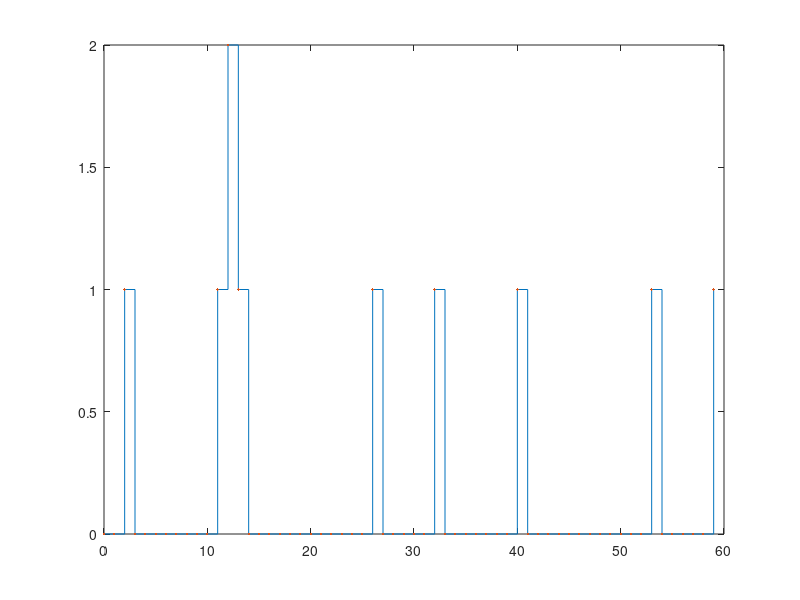

The MATLAB source for this figure:
%regenmeth.m
clear all, p=0.25;q=1-p;
N=10000;
z = zeros(1,N);R = zeros(1,N);tau = zeros(1,N);
Rsum=0;regcount = 0;lastregtime = 1;
for i=2:N
    if rand<p
        z(i)=z(i-1)+1;
    elseif z(i-1) %if z is not zero
        z(i)=z(i-1)-1;
    end
     Rsum = Rsum + z(i); 
    if z(i)==0 %regeneration detected
        regcount = regcount + 1;
        R(regcount) = Rsum;
        tau(regcount) = i - lastregtime; 
        Rsum = 0;
        lastregtime = i;
    end
end
stairs(0:59,z(1:60)),hold on, plot(0:59,z(1:60),'.')
ell = mean(R)/mean(tau)
C = cov(R,tau);
s = sqrt(C(1,1) - 2*ell*C(1,2) + ell^2*C(2,2))
RE = s/mean(tau)/sqrt(N)
fprintf('ell %g ; 0.95 CI ( %g , %g ) \n', ...
             ell,ell*(1-1.96*RE),ell*(1+1.96*RE))
